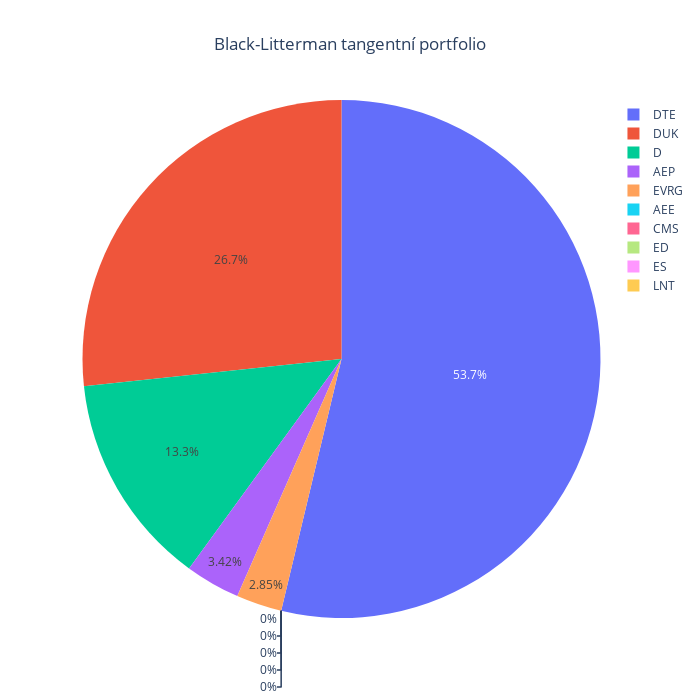

Notebook cell for this chart:
### Code cell
weightsBLTangent = blackLittermanAbsoluteViewsMaxSharpe(prices = prices, views = views)
weightsPlot(weightsBLTangent, title = "Black-Litterman tangentní portfolio")

### Figure 1 — Plotly figure (JSON) as saved in the notebook; plotly's stock layout.template omitted (floating-point values rounded to 4 significant figures)
{"data": [{"labels": ["AEE", "AEP", "CMS", "D", "DTE", "DUK", "ED", "ES", "EVRG", "LNT"], "type": "pie", "values": [0, 0.03424, 0, 0.1331, 0.5374, 0.2668, 0, 0, 0.02847, 0]}], "layout": {"height": 700, "title": {"text": "Black-Litterman tangentní portfolio", "x": 0.5}, "width": 700}}
